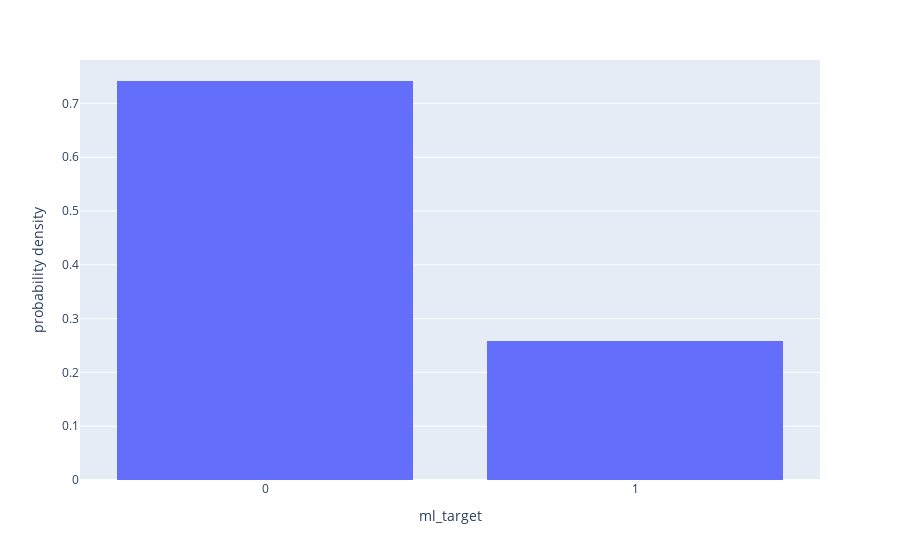

Source (notebook cell):
### Code cell
import plotly.express as px

percent_web, percent_ml = nodes.ml_target.value_counts(normalize=True)
px.histogram(data_frame=nodes, x="ml_target", histnorm="probability density")

### Figure 1 — Plotly figure (JSON) as saved in the notebook; plotly's stock layout.template omitted (floating-point values rounded to 4 significant figures; data arrays with more than 128 entries replaced by an {"elided": "..."} marker saying what was removed)
{"data": [{"alignmentgroup": "True", "bingroup": "x", "histnorm": "probability density", "hovertemplate": "ml_target=%{x}<br>probability density=%{y}<extra></extra>", "legendgroup": "", "marker": {"color": "#636efa", "pattern": {"shape": ""}}, "name": "", "offsetgroup": "", "orientation": "v", "showlegend": false, "type": "histogram", "x": {"elided": "37700 str values"}, "xaxis": "x", "yaxis": "y"}], "layout": {"barmode": "relative", "legend": {"tracegroupgap": 0}, "margin": {"t": 60}, "xaxis": {"anchor": "y", "domain": [0, 1], "title": {"text": "ml_target"}}, "yaxis": {"anchor": "x", "domain": [0, 1], "title": {"text": "probability density"}}}}
